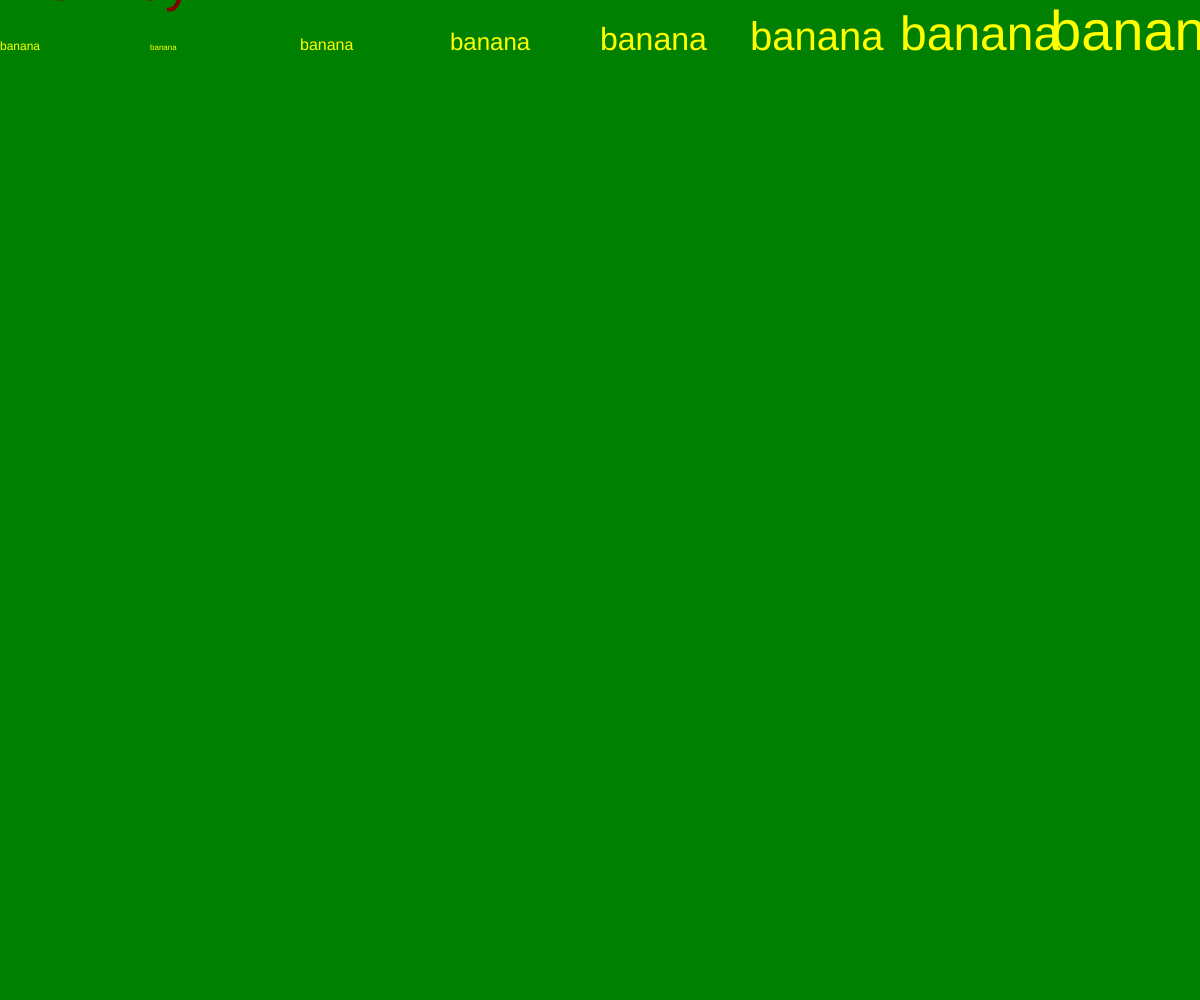
Frame 1 (no input)
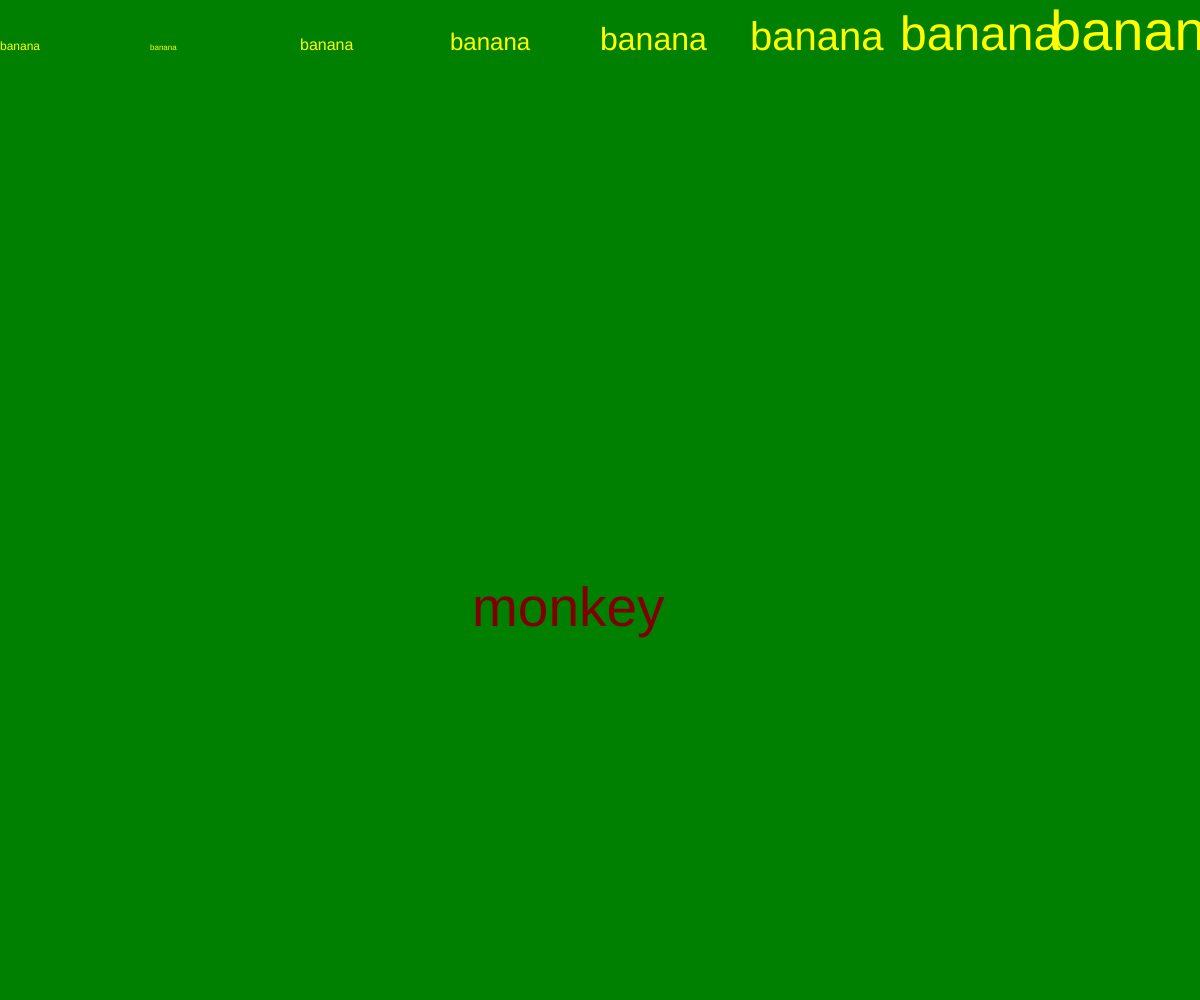
Frame 60 (no input)
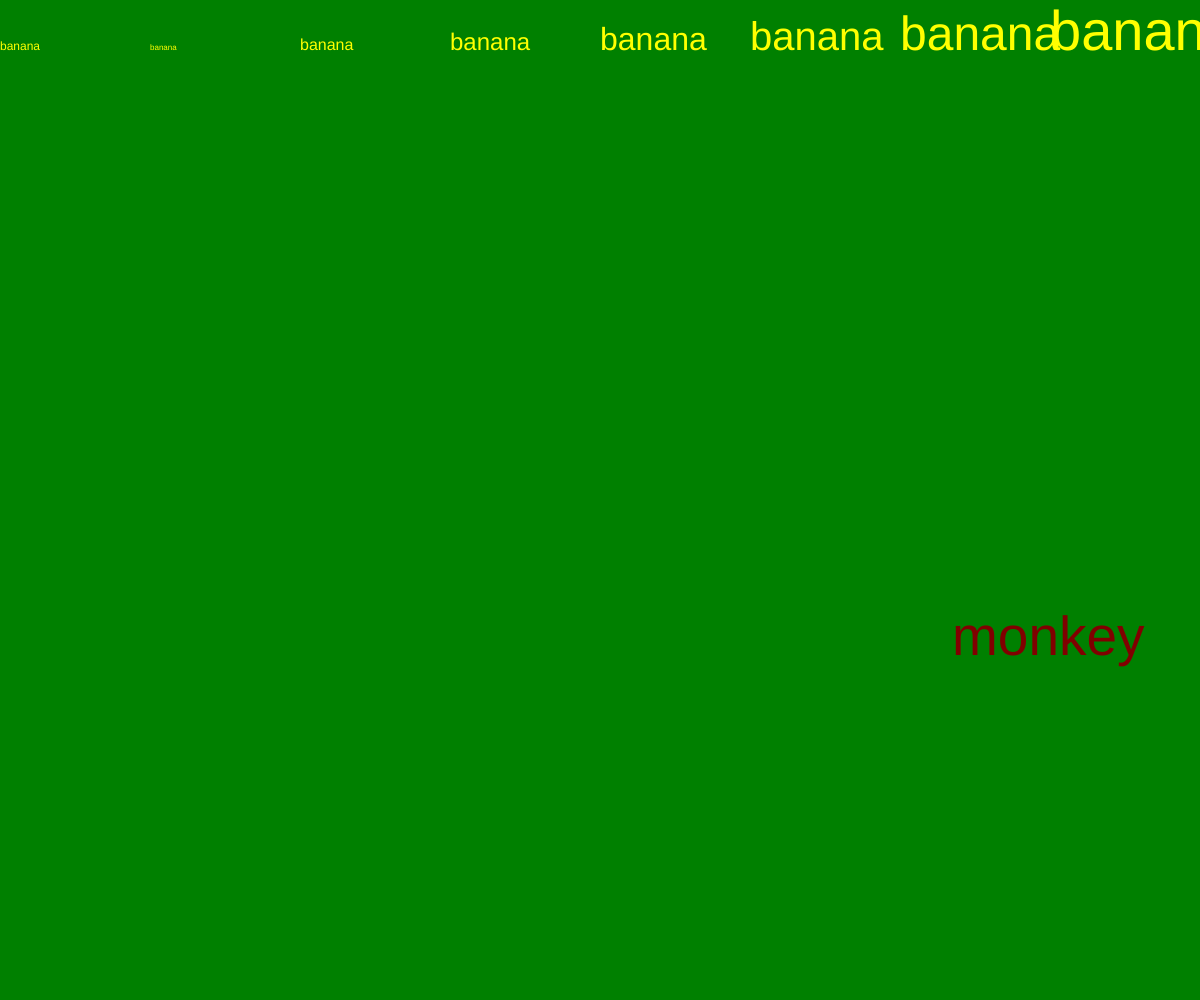
Frame 120 (the mouse pressed at the canvas centre since frame 60)

The p5.js sketch that drew these frames (run headless with seeded random() and noise() and a simulated clock; from frame 60 on, the mouse is pressed at the canvas centre):

// p5.js sketch
// ── sketch.js
// 最終課題を制作しよう
let x, y, vx, vy, j;
const g=1
const vyMax = 30;

function setup(){
  createCanvas(windowWidth, windowHeight);
  x=0;
  y=0;
  vx=8;
  vy=8;
  j=50;
}

function draw(){
 background(0, 128, 0);
 fill(255, 255, 0);
let i=0
while(i<8){
  textSize(hinatazaka(i))
 text("banana", i*windowWidth/8, j);
 i+=1
}
  textSize(55);
  fill(128, 0, 0);
  text("monkey", x, y);
  x +=vx;
  y +=vy;

  vy = constrain(vy + g, -vyMax, vyMax);

  if(x < 0 || x > width){ vx = -1 * vx; }
  if(y > height){ vy = -1 * vy; }
  x = constrain(x, 0, width);
  y = constrain(y, 0, height);
}

function hinatazaka(a){
  return a*8
}

function windowResized(){
  resizeCanvas(windowWidth, windowHeight);
}
